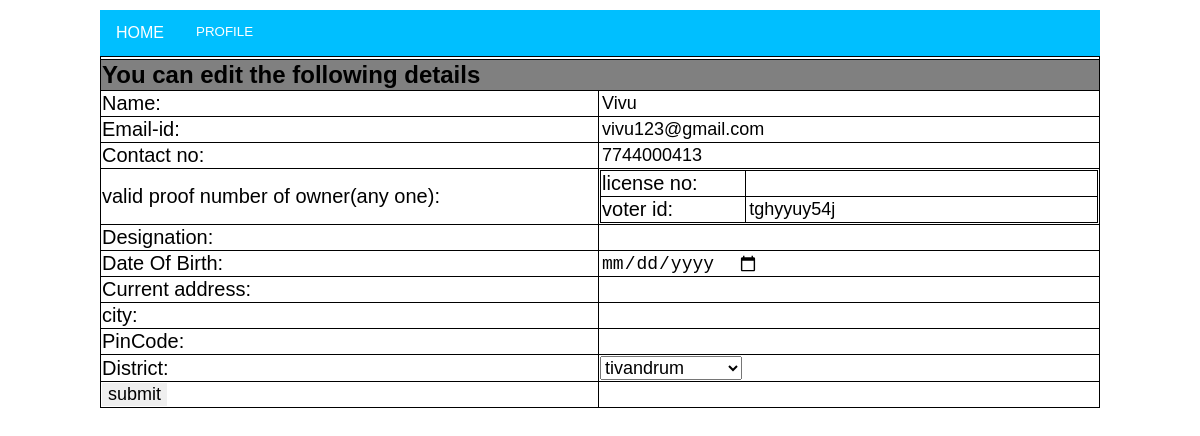
Screenshot of /ownerediting.php?id=oid10 with the database file from the repository.
### tables this page shows
CREATE TABLE `owner` (
  `no` varchar(15) NOT NULL,
  `name` varchar(30) DEFAULT NULL,
  `phoneno` varchar(25) NOT NULL,
  `email` varchar(35) NOT NULL,
  `dob` date DEFAULT NULL,
  `license` varchar(30) NOT NULL,
  `viterid` varchar(30) NOT NULL,
  `curaddress` varchar(350) DEFAULT NULL,
  `city` varchar(350) DEFAULT NULL,
  `disno` int(3) DEFAULT NULL,
  `pin` varchar(10) DEFAULT NULL,
  `desg` varchar(20) DEFAULT NULL,
  `ono` varchar(15) DEFAULT NULL,
  `ora` varchar(3) DEFAULT NULL,
  `num` int(15) DEFAULT NULL,
  `apornot` int(1) DEFAULT 0,
  `odate` datetime DEFAULT current_timestamp()
);

### ownerediting.php (the view, shortened to what this page needs)
<html>
<head>
	<link rel="stylesheet" type="text/css" href="css/tacen.css">
	<link rel="stylesheet" type="text/css" href="css/style1.css">
	</head>
	<body class="content">
		<form method="POST" action="">
	<?php
	 include'owner_home2.php';
   $res=$conn->query("select *from owner where no='$userid'");
if($res->num_rows>0)
{
while($result=mysqli_fetch_assoc($res)){
$name=$result['name'];
$cno=$result['phoneno'];
$email=$result['email'];
$lic=$result['license'];
$vot=$result['viterid'];
$dob=$result['dob'];
$desg=$result['desg'];
$cur=$result['curaddress'];
$city=$result['city'];
}
}
	?>
		    <table align="left">
		    <div class="let">
		    	<tr><center>
  <td colspan="2">
  </td></center>
  </tr>
	      <tr><td bgcolor="grey" colspan="2">
	            <font size="5"><b>You can edit the following details</b></font>
	            </td></tr>
	            <tr><td>
	             Name:</td><td><input type="text" name="name"  size="30" value="<?php echo $name;?>">
	                  </td></tr>
  <tr><td>
	           Email-id:</td>
	           <td><input type="text" name="uname" value="<?php echo $email;?>"></td></tr>
	           <tr><td>
	           Contact no:</td>
	           <td><input type="text" name="cno" value="<?php echo $cno;?>"></td></tr>
	           <tr>
	           <td> valid proof number of owner(any one):</td>
	           <td><table><tr><td>
	             license no:</td><td><input type="text" name="lic" id="lic" value="<?php echo $lic;?>"></td></tr>
	              <tr>
	             <td>voter id:</td><td><input type="text" name="votid" value="<?php echo $vot;?>"></td>
	             </tr>
	         </table>
	     </td>
	 </tr>
	             <tr>
	             <td>Designation:</td><td><input type="text" name="desg" value="<?php echo $desg;?>"></td>
	             </tr>
	             <tr>
	             <td>Date Of Birth:</td><td><input type="date" name="dob" value="<?php echo $dob;?>"></td>
	             </tr>
	              <tr>
	             <td>Current address:</td><td><input type="text" name="cur" value="<?php echo $cur;?>"></td>
	             </tr>
	              <tr>
	             <td>city:</td><td><input type="text" name="city" value="<?php echo $city;?>"></td>
	             </tr>
	              <tr><td>PinCode:</td><td><input type="text" name="pin" size="30"></td></td>
	              <tr><td>District:</td>
	              <td><select id="district" value="" name="dist">Select district
	              <option value="1">tivandrum</option>
        </select></td>
       </tr>
	             </tr>
	           <tr>
	              <td>
	              <input type="submit" name="predit" value="submit" width="50" id="letters">
	              </td></tr>
	                  </table>
	                  </form>
	                  </body>
	                  </html>

### css/tacen.css (style rules this page uses)
table, tr, th,td { border: 1px solid black; }
table { border-collapse: collapse; width:100%; }
.content { max-width: 1000px; margin: auto; background: white; padding: 10px; }
input { border:0; }
body { background:#555; }

### css/style1.css (style rules this page uses)
body { margin: 0; }
td { font-color:solid black; }
.topnav a:hover, { background-color:white; ; color: black; }

### dropdown.css (style rules this page uses)
body { font-family: Arial, Helvetica, sans-serif; }

### ownerediting.php (style rules this page uses)
td { font-size:20px; }
input[type="text"] { font-size:18px; }
input[type="date"] { font-size:18px; }
input[type="submit"] { font-size:18px; }
select { font-size:18px; }

### rows the page displays
owner: name "Vivu", uname "vivu123@gmail.com", cno "7744000413", votid "tghyyuy54j"
